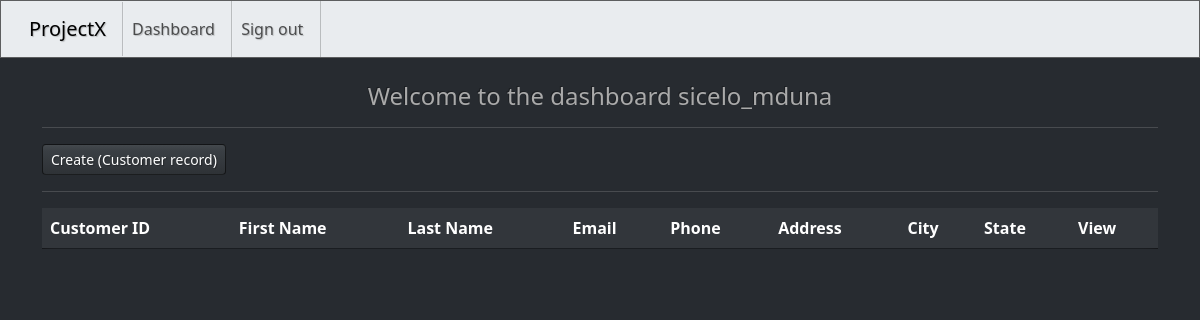
The app's page /dashboard (signed in), older data.
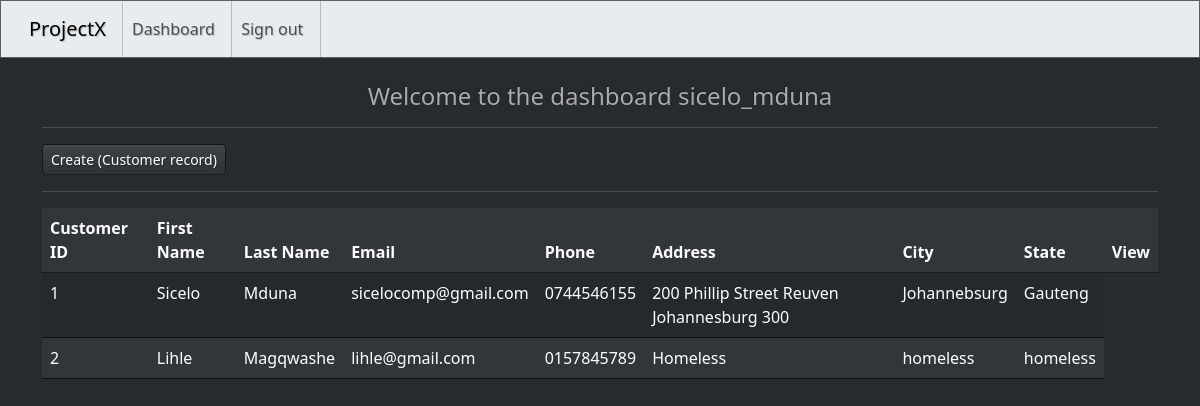
The same page, newer data.
### webapp/models.py (models this page shows, shortened)
class Customer_Table(models.Model):
    customer_id = models.AutoField(primary_key=True)
    creation_date = models.DateTimeField(auto_now_add=True)
    customer_firstName = models.CharField(max_length=100)
    customer_lastName = models.CharField(max_length=100)
    customer_email = models.EmailField(max_length=100, unique=True)
    customer_phone = models.CharField(max_length=15, unique=True)
    customer_address = models.TextField()
    customer_city = models.CharField(max_length=50)
    customer_state = models.CharField(max_length=50)
    customer_zipcode = models.CharField(max_length=10)

### webapp/views.py (the view)
# urls.py: path('dashboard', views.dashboard, name='dashboard'),
@login_required(login_url='login')
def dashboard(request):
  customer_table = Customer_Table.objects.all()
  context = {'customer_table': customer_table}
  return render(request, 'webapp/dashboard.html', context = context)

### webapp/templates/webapp/dashboard.html (shortened to what this page needs)
{% extends "webapp/base.html" %}
{% block content %}
<h4 class="text-center">Welcome to the dashboard {{ user }}</h4>
<hr>
<a class="btn btn-primary btn-sm" href="{% url 'dashboard' %}">Create (Customer record)</a>
<hr>
<link rel="stylesheet" href="https://cdn.datatables.net/2.2.2/css/dataTables.css">
<table id="example" class="table table-striped table-hover" style="width:100%">
    <thead class="table-primary-glass">
        <tr>
            <th>Customer ID</th>
            <th>First Name</th>
            <th>Last Name</th>
            <th>Email</th>
            <th>Phone</th>
            <th>Address</th>
            <th>City</th>
            <th>State</th>
            <th>View</th>
        </tr>
    </thead>
    <tbody>
        {% for customer in customer_table %}
        <tr>
            <td>{{ customer.customer_id }}</td>
            <td>{{ customer.customer_firstName }}</td>
            <td>{{ customer.customer_lastName }}</td>
            <td>{{ customer.customer_email }}</td>
            <td>{{ customer.customer_phone }}</td>
            <td>{{ customer.customer_address }}</td>
            <td>{{ customer.customer_city }}</td>
            <td>{{ customer.customer_state }}</td>
        </tr>
        {% endfor %}
    </tbody>
</table>
{% endblock %}

### webapp/templates/webapp/base.html (shortened to what this page needs)
{%load static%}
<!DOCTYPE html>
<html lang="en">
  <head>
    <link rel="stylesheet" type = "text/css" href="https://bootswatch.com/5/slate/bootstrap.min.css">
    <link rel="stylesheet" type = "text/css" href="{% static 'css/styles.css' %}?v=1.0">
  </head>
  <body>
    {% include 'webapp/navbar.html' %}
     <div class = "container">
        <br>
          {% block content%}
          {% endblock %}
     </div>
  </body>
</html>

### webapp/templates/webapp/navbar.html (shortened to what this page needs)
<nav class="navbar navbar-expand-lg bg-light" data-bs-theme="light">
  <div class="container-fluid">
    <a class="navbar-brand d-none d-lg-block" href="{% url 'home' %}">ProjectX</a>
    <div class="collapse navbar-collapse text-center" id="navbarNavDropdown">
      <ul class="navbar-nav me-auto mb-2 mb-lg-0">
        {% if user.is_authenticated %}
          <li class="nav-item">
            <a class="nav-link" href="{% url 'dashboard' %}">Dashboard &nbsp; </a>
          </li>
          <li class="nav-item">
            <a class="nav-link" href="{% url 'logout' %}">Sign out &nbsp; </a>
          </li>
        {% endif %}
      </ul>
    </div>
  </div>
</nav>

### webapp/templates/webapp/dashboard.html (style rules this page uses)
.table-primary-glass { background: rgb(114, 145, 192) !important; color:rgb(48, 177, 172); backdrop-filter: blur(8px); }

Row changes from the older to the newer data that the page shows:
added Customer_Table: customer_id "1", customer_firstName "Sicelo", customer_lastName "Mduna", customer_email "sicelocomp@gmail.com", customer_phone "0744546155", customer_address "200 Phillip Street Reuven Johannesburg 300", customer_city "Johannebsurg", customer_state "Gauteng"
added Customer_Table: customer_id "2", customer_firstName "Lihle", customer_lastName "Magqwashe", customer_email "lihle@gmail.com", customer_phone "0157845789", customer_address "Homeless", customer_city "homeless", customer_state "homeless"
